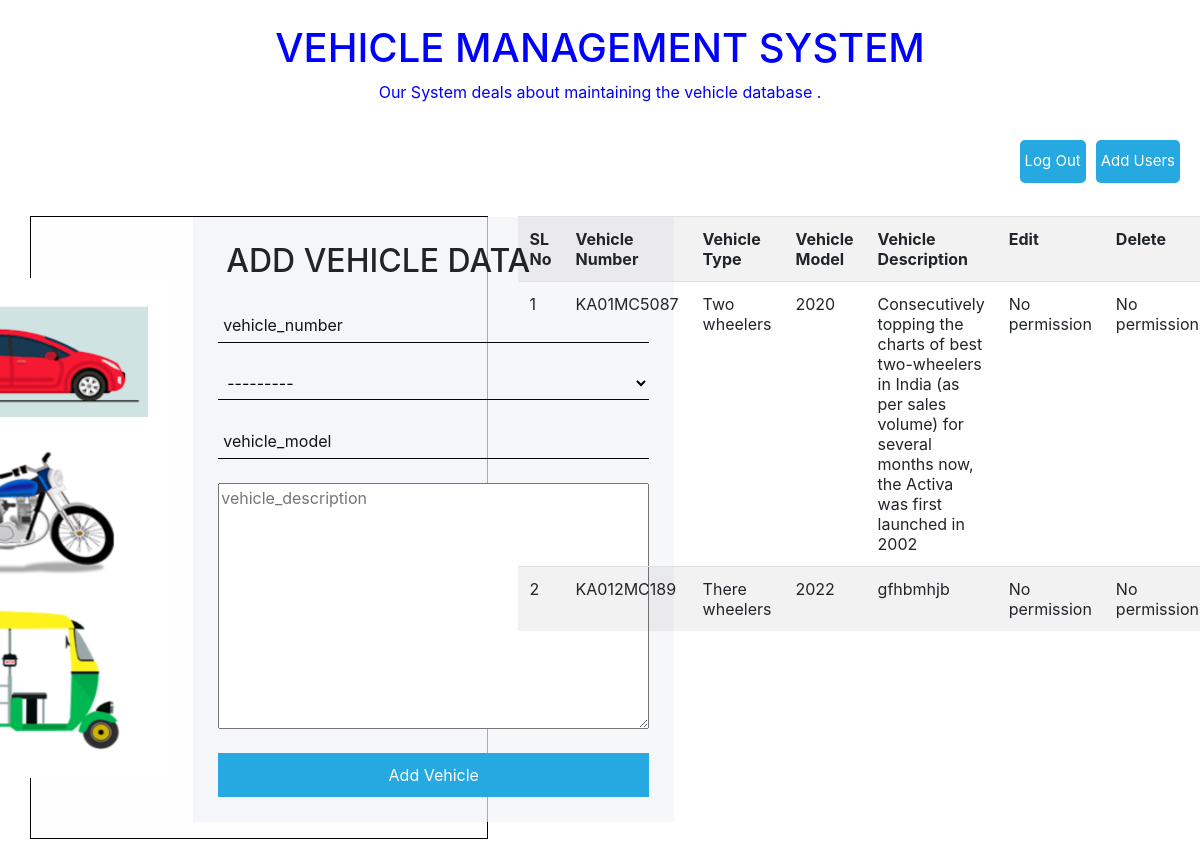
Screenshot of / (signed in) with the database file from the repository.
### vms/models.py (models this page shows, shortened)
class VehicleData(models.Model):
    vehicle_number = models.CharField(max_length=50, unique=True,blank=True,null=True, validators=[alphanumeric])
    vehicle_type = models.CharField(max_length=50, choices=Type, blank=True,null=True)
    vehicle_model = models.CharField(max_length=50, blank=True,null=True)
    vehicle_description = models.TextField(blank=True,null=True)
    created_on = models.DateTimeField(_('Created Date'), auto_now_add=True)
    updated_on = models.DateTimeField(_('Updated Date'), auto_now=True)
    published = models.BooleanField(_('Published on'), default=True)

### vms/views.py (the view, shortened to what this page needs)
# urls.py: path('', views.VehicleDataList.as_view(), name='vihicle'),
class VehicleDataList(generic.CreateView):
    model = VehicleData
    form_class = VehicleDataForm
    template_name = "vihicle_data.html"
    success_message = "Thank you the form was Submitted Successfully!!!!!!"
    def get_context_data(self, **kwargs):
        context = super().get_context_data(**kwargs)
        context['vehicle_list'] = VehicleData.objects.all()
        context['user_data'] = self.request.user
        return context

### vms/forms.py
class VehicleDataForm(forms.ModelForm):
    class Meta:
        model = VehicleData
        fields = '__all__'

### templates_data/templates/vihicle_data.html (shortened to what this page needs)
{% extends 'base.html' %}
{% load widget_tweaks %}
  {% block content %}
<div class="container-fluid">
    <br>
  <h1>Vehicle Management System</h1>
  <p>Our System deals about maintaining the vehicle database .</p>      <a class="btn-item place" href="{% url 'accounts:user_data'%}">Add Users</a>  &nbsp;&nbsp; <a class="btn-item place" href="{% url 'accounts:logout'%}">Log Out</a><br> <br>    <br>    <br>
  <div class="container-fluid">
    <div class="row">
      <div class="col-sm-5" >
        <div class="main-block" >
            <div class="left-part">
              <img src="/static/images/logo.png" height="500px" width="300px">
            </div>
            <form method="post">
              <div class="title">
                <h2>Add Vehicle Data</h2>
              </div>
              <div class="info">
                {% render_field form.vehicle_number id="vehicle_number" placeholder="vehicle_number" %}
                {{ form.vehicle_number.errors }}   <br>
                {% render_field form.vehicle_type id="vehicle_type" placeholder="vehicle_type" %}
                {{ form.vehicle_type.errors }}  <br>
                {% render_field form.vehicle_model id="vehicle_model" placeholder="vehicle_model" %}
                {{ form.vehicle_model.errors }}   <br>
                {% render_field form.vehicle_description id="vehicle_description" placeholder="vehicle_description" %}
                {{ form.vehicle_description.errors }}    <br>
              </div>
              <button type="submit" href="/">Add Vehicle</button>
            </form>
          </div>
      </div>
      <div class="col-sm-7" >
          <table class="table table-striped">
              <tr>
                  <th>SL No</th>
                  <th>Vehicle Number</th>
                  <th>Vehicle Type</th>
                  <th>Vehicle Model</th>
                  <th>Vehicle Description</th>
                  <th>Edit</th>
                  <th>Delete</th>
              </tr>
              {% for data in vehicle_list%}
              <tr>
                  <td>{{ forloop.counter }}</td>
                  <td>{{data.vehicle_number}}</td>
                  <td>{{data.vehicle_type}}</td>
                  <td>{{data.vehicle_model}}</td>
                  <td>{{data.vehicle_description}}</td>
                  {% if request.user.groups == "Super Admin" or request.user.groups == "Super Admin" %}
                  <td><a href="{% url 'vms:vehicle_update' user.id %}">Edit/Update</a></td>
                  {% elif request.user.groups == "Super Admin" %}
                  <td><a href="{% url 'vms:delete' user.id %}">Delete</a></td>
                  {%else%}
                  <td>
                    No permission
                  </td>
                  <td>
                    No permission
                  </td>
                  {%endif%}
              </tr>
              {%endfor%}
          </table>
      </div>
    </div>
    <br>
  </div>
</div>
{% endblock %}

### templates_data/static/css/vms.css (style rules this page uses)
h1, h2 { text-transform: uppercase; font-weight: 400; }
h2 { margin: 0 0 0 8px; }
.main-block { display: flex; flex-direction: column; justify-content: center; align-items: center; height: 100%; padding: 25px; background: rgba(254, 254, 255, 0.7); border: 1px solid black; }
.left-part, form { padding: 25px; }
.left-part { text-align: center; }
form { background: rgba(243, 244, 247, 0.7); }
.title { display: flex; align-items: center; margin-bottom: 20px; }
.info { display: flex; flex-direction: column; }
input, select { padding: 5px; margin-bottom: 30px; background: transparent; border: none; border-bottom: 1px solid rgb(7, 7, 7); }
input::placeholder { color: rgb(20, 20, 20); }
option { background: rgba(253, 253, 253, 0.7); border: none; }
.btn-item, button { padding: 10px 5px; margin-top: 20px; border-radius: 5px; border: none; background: #26a9e0; text-decoration: none; font-size: 15px; font-weight: 400; color: #fff; }
.btn-item { display: inline-block; margin: 20px 5px 0; }
button { width: 100%; }
@media (min-width: 568px) { html, body { height: 100%; } }
@media (min-width: 568px) { .main-block { flex-direction: row; height: calc(100% - 50px); } }
@media (min-width: 568px) { .left-part, form { flex: 1; height: auto; } }
h1,p { text-align: center; color: blue; }
.place { float: right; }

### rows the page displays
VehicleData: vehicle_number "KA01MC5087", vehicle_type "Two wheelers", vehicle_model "2020", vehicle_description "Consecutively topping the charts of best two-wheelers in India (as per sales volume) for several months now, the Activa was first launched in 2002"
VehicleData: vehicle_number "KA012MC189", vehicle_type "There wheelers", vehicle_model "2022", vehicle_description "gfhbmhjb"
